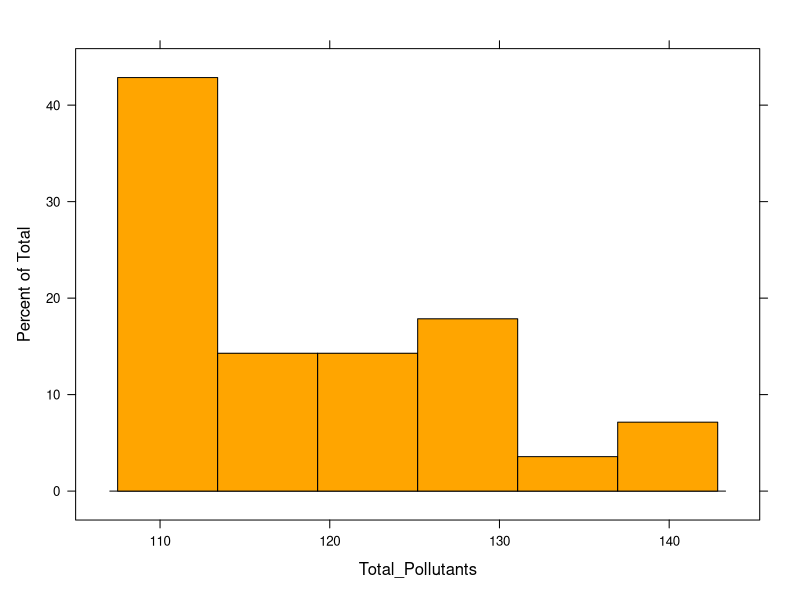
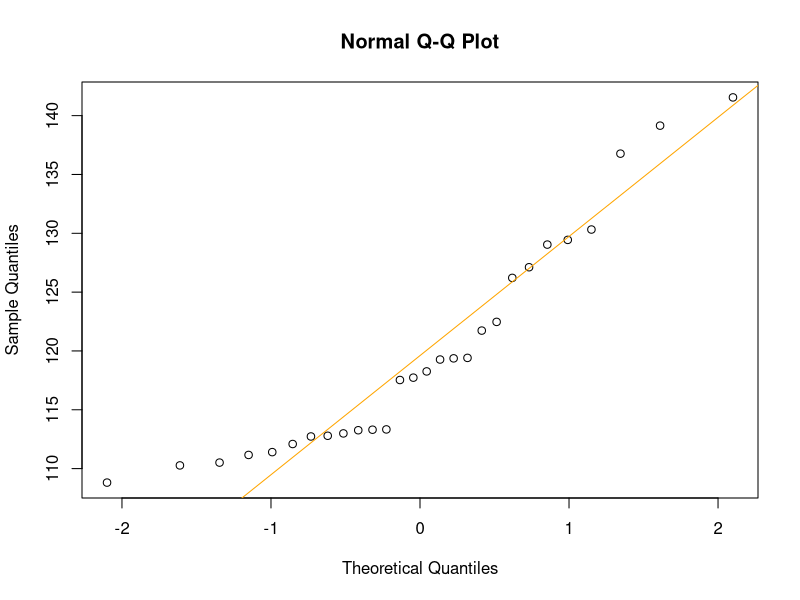
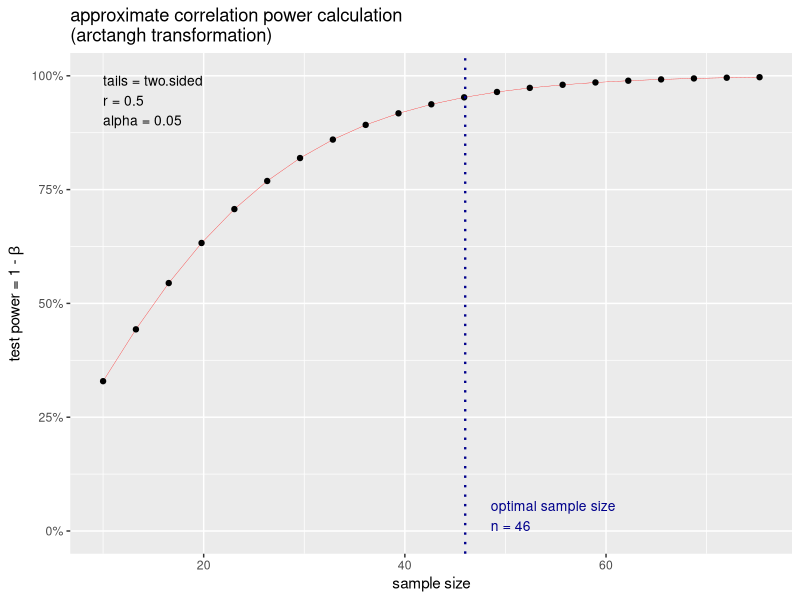

The R script that drew these images, in order:
#Setting the working directory
setwd('C:/Users/yaswa/Documents/CA3-Environment-problems')
dataset1 <- read.csv("data1.csv",header=T,sep=",")
str(dataset1)
vehicle_usage <- data.frame(dataset1)
dataset2 <- read.csv("data2.csv",header=T,sep=",")
air_pollutants <- data.frame(dataset2)

#structure of vehicle usage and air pollutants datasets
str(vehicle_usage)
View(vehicle_usage)
str(air_pollutants)
View(air_pollutants)

year_quarter <- c('2009Q1', '2009Q2', '2009Q3', '2009Q4', 
                '2010Q1', '2010Q2', '2010Q3', '2010Q4', 
                '2011Q1', '2011Q2', '2011Q3', '2011Q4', 
                '2012Q1', '2012Q2', '2012Q3', '2012Q4', 
                '2013Q1', '2013Q2', '2013Q3', '2013Q4', 
                '2014Q1', '2014Q2', '2014Q3', '2014Q4', 
                '2015Q1', '2015Q2', '2015Q3', '2015Q4')

Public_Transport <- c(249774,	253075,	250744,	246068,	
                      238079,	237501,	241130,	236982,
                      234897,	230233,	232682,	226901,	
                      217131,	218130,	217916,	214984,
                      221368,	223317,	216958,	223716,
                      208912,	207854,	207573,	206872,
                      226347,	226190,	224651,	223490)

Private_Transport <- c(171496,	171659,	182730,	182131,
                        188121,	191361,	189757,	188652,	
                        245133,	244665,	248348,	248475,	
                        339507,	339298,	342363,	340240,	
                        398036,	394371,	396490,	390670,	
                        411261,	409098,	409311,	411054,	
                        445314,	447280,	451535,	445917)

Total_Pollutants <- c(136.77,	130.32,	139.15,	141.55,
                      127.115,	126.21,	129.04,	129.44,
                      119.27,	113.26,	121.73,	119.41,
                      118.26,	119.37,	122.47,	117.73,
                      112.73,	110.51,	108.81,	111.16,
                      112.99,	113.33,	111.4,	117.53,
                      113.305, 110.27,	112.79,	112.09)

final_dataset <- data.frame(year_quarter, Public_Transport, Private_Transport, Total_Pollutants)
View(final_dataset)

# Selecting the appropriate test
# checking whether the data is normally distributed or not
library(lattice)
histogram(~Total_Pollutants, data =  final_dataset, col='orange')

# Formal test of normality
# provided through widely used Shapiro-Wilks test
normality_test <- shapiro.test(final_dataset$Total_Pollutants)
normality_test

normality_test <- shapiro.test(final_dataset$Private_Transport)
normality_test

# Using a QQ plot to check for normality
# qqnorm function plots the sample 
# against a normal distribution
qqnorm(final_dataset$Total_Pollutants)
qqline(final_dataset$Total_Pollutants, col = 'orange')

install.packages("pwr")
library(pwr)

# checking the effective size
effective_size <- cohen.ES(test = "r", size = "large")
effective_size

#power analysis is to check the oprtimal sample sizes
power_analysis <- pwr.r.test(n= NULL, r = 0.5, sig.level = 0.05, power = 0.95, alternative = "two.sided")
power_analysis

plot(power_analysis)

# to find the relationship between the two continous variables 
#the stastical method spearman test is used 
test <- cor.test(final_dataset$Private_Transport, 
                 final_dataset$Total_Pollutants, method = 'spearman', exact = FALSE)
test

# Here the p-value is less than 0.05 which shows that 
#there is a relation between vehicle usage rate and pollutants rate
#so I conclude my research question as 
"Vehicle usage has the effect on air quality of environment"
